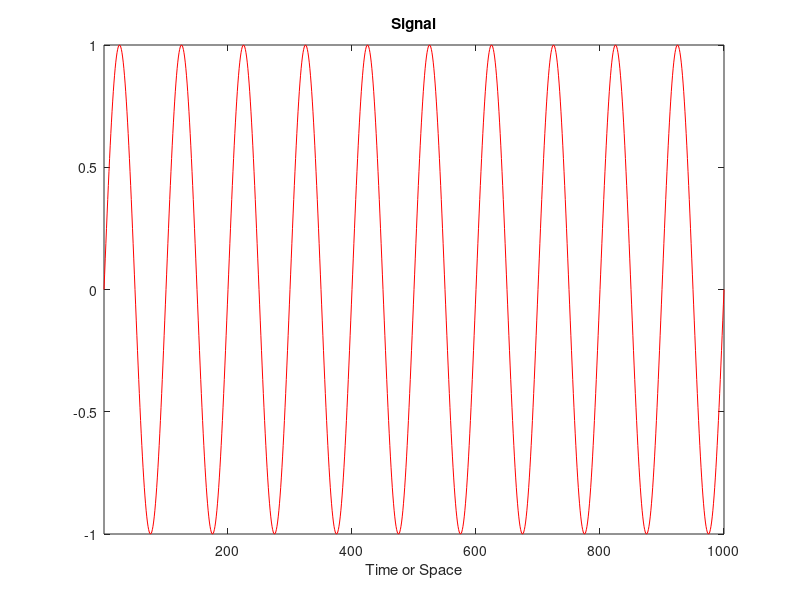

Reproduce this figure in MATLAB. (Note: this script raises an error after producing the figure.)
%% Wavelet Scalogram Using 1D Wavelet Analysis
% This example shows how to obtain spectral information of a signal using
% continuous wavelet transform analysis. Signal Processing Toolbox(TM) is
% needed to run the example.
%%
% The tools best suited for a spectral analysis of signals are those
% based on the FFT. While wavelets are not specifically designed for  
% spectral analysis, we can recover some spectral information using
% wavelet analysis.
%%
% In this example, we perform both Fourier analysis and wavelet analysis 
% of various elementary periodic signals. Then, we compare the 
% spectral information found in each of them.

% Copyright 2008-2014 The MathWorks, Inc.

%% Analysis of an Elementary Periodic Signal
%
% Define a very simple periodic signal, such as a sine signal with
% frequency of *Frq = 10*.
Fs = 1000; 
t  = 0:1/Fs:1;
Frq = 10;
x =  sin(2*pi*t*Frq);
plot(x,'r');
axis tight
title('Signal');
xlabel('Time or Space');

%%
% Compute the power spectral density (PSD) estimate using spectral 
% estimation of the signal. Then, we find the main frequency by looking at 
% the spectral density and locating the frequency at which the PSD
% reaches its maximum.

% Plot the spectral density
figure
pwelch(x,64,32,256,Fs,'onesided'); 
% Find main frequency
[S,F] = pwelch(x,64,32,256,Fs,'onesided'); 
[~,idxMax] = max(S);
FreqMax = F(idxMax)
hold on
plot([FreqMax,FreqMax],ylim,'m--');

%%
% This result is an approximate value of the "true frequency."
%

%%
% Now, we compute the continuous wavelet transform using the *gaus4* wavelet 
% and we will see where to find spectral information.
wname = 'gaus4';
scales = 1:1:128;
coefs = cwt(x,scales,wname);

%%
% Using the function |scal2freq|, we can compute the correspondence table 
% of scales and frequencies. This table depends on the selected
% wavelet. We search the scale that corresponds to the frequency
% *Frq* used to design the signal.
TAB_Sca2Frq = scal2frq(scales,wname,1/Fs);
clf
plot(TAB_Sca2Frq);
axis tight
grid
hold on
plot([scales(1),scales(end)],[Frq Frq],'m--');
ylim([0 100]);
title('Correspondence Table of Scales and Frequencies');
xlabel('Scale');
ylabel('Frequency');


%%
% We find the scale *Sca* corresponding to the frequency *Frq* for the 
% wavelet *gaus4*.
[~,idxSca] = min(abs(TAB_Sca2Frq-Frq));
Sca = scales(idxSca)

%%
% Now, we use continuous wavelet analysis to compute the scalogram 
% of wavelet coefficients using the wavelet *gaus4*. Plot this scalogram 
% and an horizontal line corresponding to the scale *Sca* associated 
% with the frequency *Frq*. We can see that this line connects 
% the maxima of energy in the scalogram.
wscalogram('image',coefs,'scales',scales,'ydata',x);
hold on
plot([1 size(coefs,2)],[Sca Sca],'Color','m','LineWidth',2);

%%
% In the scalogram, maxima of energy are detected at scale 50, 
% which corresponds to frequency 10. This is one method of using
% wavelet analysis to obtain spectral information.

%%
% We can also use a contour plot to view the spectral information.
clf
coefs = cwt(x,scales,wname,'scalCNT');
hold on
plot([1 size(coefs,2)],[Sca Sca],'Color','m','LineWidth',2);

%%
% The location of frequency information in the scalogram depends 
% on the wavelet used for the analysis. Some wavelets are able to 
% detect the frequency location very well. Now, we will show how
% other wavelets perform. 
%%
% Note that the value of the scale *Sca* corresponding to the frequency
% *Frq* also depends on the wavelet.
%%
% *_Good detection with Mexican hat wavelet_*
wname = 'mexh';
TAB_Sca2Frq = scal2frq(scales,wname,1/Fs);
[~,idxSca] = min(abs(TAB_Sca2Frq-Frq));
Sca = scales(idxSca)

%%
clf
coefs = cwt(x,scales,wname,'scalCNT');
hold on
plot([1 size(coefs,2)],[Sca Sca],'Color','m','LineWidth',2);

%%
% *_Good detection with Morlet wavelet_* 
wname = 'morl';
TAB_Sca2Frq = scal2frq(scales,wname,1/Fs);
[~,idxSca] = min(abs(TAB_Sca2Frq-Frq));
Sca = scales(idxSca)

%%
clf
coefs = cwt(x,scales,wname,'scalCNT');
hold on
plot([1 size(coefs,2)],[Sca Sca],'Color','m','LineWidth',2);

%%
% *_Poor detection with Haar wavelet_* 
wname = 'haar';
TAB_Sca2Frq = scal2frq(scales,wname,1/Fs);
[~,idxSca] = min(abs(TAB_Sca2Frq-Frq));
Sca = scales(idxSca)

%%
clf
coefs = cwt(x,scales,wname,'scalCNT');
hold on
plot([1 size(coefs,2)],[Sca Sca],'Color','m','LineWidth',2);


%% Analysis of a Sum of Two Periodic Signals
%
% We now define a more complicated periodic signal, which is a sum of two  
% sines of frequencies *F1 = 10* and *F2 = 40*.  We will compute the power
% spectral density (PSD) estimate using spectral estimation and the continuous 
% wavelet transform using the wavelet *gaus4*.  

%%
% First, we build and plot the analyzed signal.
F1 = 10;
F2 = 40;
Fs = 1000; 
t  = 0:1/Fs:1;
x =  sin(2*pi*t*F1) + sin(2*pi*t*F2);
clf
plot(x,'r');
axis tight
title('Signal');
xlabel('Time or Space');

%%
% Then, compute and plot the PSD of the signal.
figure
pwelch(x,64,32,256,Fs,'onesided');

%%
% Using an interpolated function of the PSD function and locating
% the two first local maxima of this function, we see approximations 
% of the two "true" frequencies at F1_approx = 7.8 and F2_approx = 39.1. 

%%
% Using the function |scal2freq|, we compute the correspondence table 
% of scales and frequencies for the *gaus4* wavelet.  Then, we find the scales 
% corresponding to the frequencies *F1 = 10* and *F2 = 40*.
wname = 'gaus4';
scales = 1:1:128;
TAB_Sca2Frq = scal2frq(scales,wname,1/Fs);
[~,idxSca_1] = min(abs(TAB_Sca2Frq-F1));
Sca_1 = scales(idxSca_1)
[~,idxSca_2] = min(abs(TAB_Sca2Frq-F2));
Sca_2 = scales(idxSca_2)

%%
% Now, we compute the continuous wavelet transform of the signal, and then, plot the
% scalogram of wavelet coefficients and two horizontal lines
% corresponding to the scales *Sca_1* and *Sca_2* linked to the frequencies
% *F1* and *F2*. We can see that these lines are associated to the 
% local maxima of energy in the scalogram. 
%%
% Note that the component with the lowest frequency contains the most 
% energy. 
clf
coefs = cwt(x,scales,wname,'scalCNT');
hold on
plot([1 size(coefs,2)],[Sca_1 Sca_1],'Color','m','LineWidth',2);
plot([1 size(coefs,2)],[Sca_2 Sca_2],'Color','m','LineWidth',1);

%%
% As above, we can use an image representation instead of a contour plot.
%%
clf 
wscalogram('image',coefs,'scales',scales,'ydata',x);
hold on
plot([1 size(coefs,2)],[Sca_1 Sca_1],'Color','m','LineWidth',2);
plot([1 size(coefs,2)],[Sca_2 Sca_2],'Color','w','LineWidth',1);

%% Analysis of a Periodic Signal Corrupted by a Noise
% We define a periodic signal which is a sum of two sines of 
% frequencies *F1 = 10* and *F2 = 40* corrupted by normally
% distributed white noise. We will compute the power spectral density (PSD)
% estimate using spectral estimation and the continuous wavelet transform 
% using the wavelet *gaus4*.  
%%
% We build the analyzed signal.
F1 = 10;
F2 = 40;
Fs = 1000; 
t  = 0:1/Fs:1;
x  = sin(2*pi*t*F1) + sin(2*pi*t*F2);
wn = randn(1,length(x));
wn = 1.5*wn/std(wn);
xn = x + wn;

%%
% We compute and plot the PSD of the signal.
figure
pwelch(x,64,32,256,Fs,'onesided');

%%
% We still see the two main frequencies in the spectrogram.

%%
% We now compute the correspondence table of values of scales and 
% frequencies for the *gaus4* wavelet. Then, we find the scales 
% corresponding to the frequencies *F1 = 10* and *F2 = 40*.
wname = 'gaus4';
scales = 1:1:128;
TAB_Sca2Frq = scal2frq(scales,wname,1/Fs);
[~,idxSca_1] = min(abs(TAB_Sca2Frq-F1));
Sca_1 = scales(idxSca_1)
[mini,idxSca_2] = min(abs(TAB_Sca2Frq-F2));
Sca_2 = scales(idxSca_2)

%%
% Next, we compute the continuous wavelet transform of the signal, and then, 
% plot the scalogram of wavelet coefficients and two horizontal lines
% corresponding to the scales *Sca_1* and *Sca_2* linked to the frequencies
% *F1* and *F2*.
coefs = cwt(xn,scales,wname);
clf
wscalogram('image',coefs,'scales',scales,'ydata',xn);
hold on
plot([1 size(coefs,2)],[Sca_1 Sca_1],'Color','m','LineWidth',2);
plot([1 size(coefs,2)],[Sca_2 Sca_2],'Color','w','LineWidth',1);

%%
% Although less clear than in the noiseless case, we can see that these
% lines are still associated with the local maxima of energy in the
% scalogram.

%% Analysis of a More Complicated Signal
% Now we design a more complicated signal, which is a piecewise sine defined 
% on three adjacent intervals: frequency *F1 = 10* for the intervals [0 0.25] and 
% [0.75  1] which correspond to the indices 1:250 and 750:1000, and frequency 
% *F2 = 40* for the interval [0.25 0.75] which corresponds to the indices 251:749. 
%% 
% We build the analyzed signal, 
F1 = 10;
F2 = 40;
Fs = 1000; 
t  = 0:1/Fs:1;
x  = sin(2*pi*t*F1).*((t<0.25)+(t>0.75)) + sin(2*pi*t*F2).*(t>0.25).*(t<0.75);

%% 
% and display the analyzed signal.
clf
plot(x);
axis tight
title('Signal');
xlabel('Time or Space');

%%
% Now we compute and plot the PSD of the signal.
figure
pwelch(x,64,32,256,Fs,'onesided');

%%
% The spectrum is very similar to that achieved for the case of the sum of
% two sines. It gives no information on the location of any events in time or space.

%%
% Now, compute the continuous wavelet transform of the signal and plot the
% scalogram of wavelet coefficients and two horizontal lines
% corresponding to the scales *Sca_1* and *Sca_2* linked to the frequencies
% *F1* and *F2*. We will also draw the two vertical lines that separate the intervals.
%
wname = 'gaus4';
scales = 1:1:128;
coefs = cwt(x,scales,wname);
clf
wscalogram('image',coefs,'scales',scales,'ydata',x);
hold on
plot([1 size(coefs,2)],[Sca_1 Sca_1],'Color','m');
plot([1 size(coefs,2)],[Sca_2 Sca_2],'Color','m');
plot([250 250],[1 128],'Color','g','LineWidth',2);
plot([750 750],[1 128],'Color','g','LineWidth',2);
%%	
% Note that the wavelet analysis works very effectively to detect time
% or space events. The intervals with the different frequencies are
% clearly detected. 
%
%% Summary
% 
% In general, the tools best suited for spectral analysis of signals are 
% based on FFT, however, wavelets, though not specifically dedicated 
% to this type of analysis, can recover some of this spectral information.

%%
% The wavelet procedure we used was to use both the continuous wavelet
% transform and the function |scal2freq| to compute a correspondence table 
% between values of scales and frequencies. This table depends on the selected wavelet. 
% Then, we searched the scale corresponding to the frequency or vice versa.  

%%
% This procedure produces approximated values, however they
% are generally good enough when applied to signals that are not too complex.
% This procedure is also very efficient at detecting time or space events.

displayEndOfDemoMessage(mfilename)


